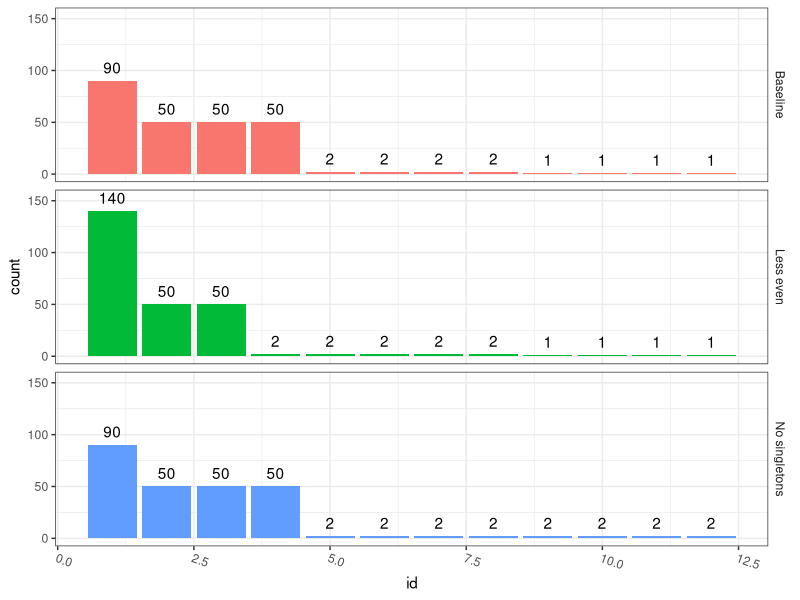
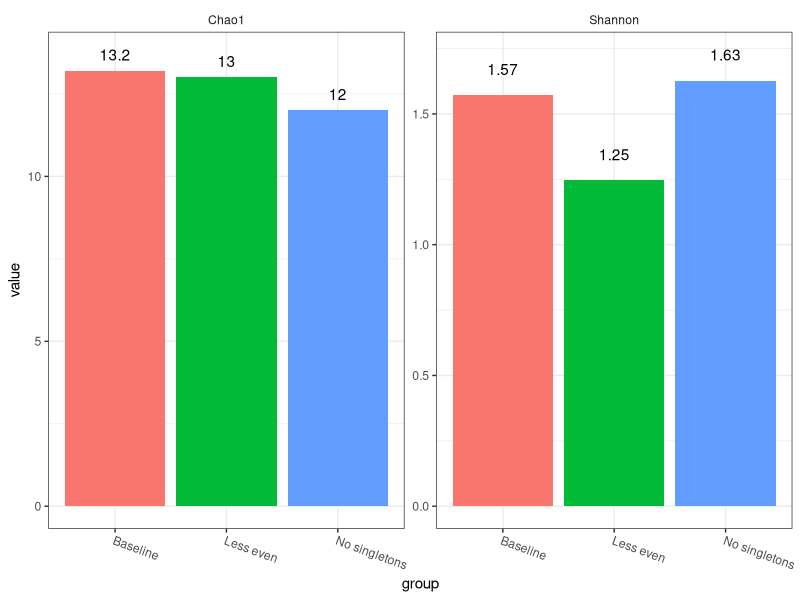

Source code (R) for these figures, in order:
## ---- chunk 1
# library(phyloseq)
library("tidyverse")
library("vegan")
library("kableExtra")

knitr::opts_chunk$set(echo = TRUE, cache = F)

theme_set(theme_bw())
theme_update(
  strip.background = element_blank(),
  axis.text.x = element_text(angle = -20, hjust = 0)
)
## ---- chunk 2
df <- rbind(
  data.frame(
    group = "Baseline",
    count = c(90, 50, 50, 50, 2, 2, 2, 2, 1, 1, 1, 1)
  ),
  data.frame(
    group = "No singletons",
    count = c(90, 50, 50, 50, 2, 2, 2, 2, 2, 2, 2, 2)
  ),
  data.frame(
    group = "Less even",
    count = c(140, 50, 50, 2, 2, 2, 2, 2, 1, 1, 1, 1)
  )
) %>%
  mutate(id = rep(1:12, 3))


df %>%
  pivot_wider(names_from = group, values_from = count) %>%
  kable()

df %>%
  ggplot(aes(x = id, y = count, fill = group)) +
  geom_bar(stat = "identity") +
  facet_grid(group ~ .) +
  geom_text(label = df$count, nudge_y = 13) +
  theme(legend.position = "none")

df.alpha <- df %>%
  group_by(group) %>%
  summarise(
    Chao1 = estimateR(count)["S.chao1"],
    Shannon = diversity(count, "shannon")
    # Observed = specnumber(count)
  ) %>%
  pivot_longer(-1)

df.alpha %>%
  pivot_wider(names_from = name, values_from = value) %>%
  kable()

df.alpha %>%
  ggplot(aes(x = group, value, fill = group)) +
  geom_bar(stat = "identity", position = "dodge") +
  geom_text(label = round(df.alpha$value, 2), nudge_y = rep(c(.5, .1), 3)) +
  facet_wrap(~name, scales = "free") +
  theme(legend.position = "none")
